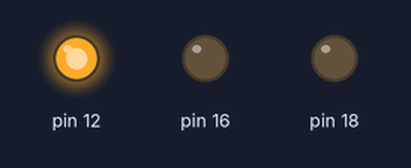
A program run on a simulated Raspberry Pi (header pin numbers). Shown: output pins drawn as LEDs (lit = HIGH).

Above: at 2.0 s.
At 5.0 s:
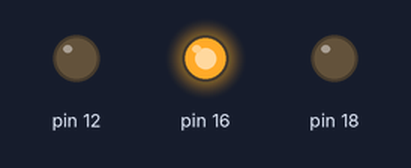
At 8.0 s:
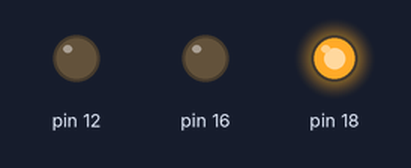
Timing chart, 0 to 13.0 s (numbered marks = the images above):
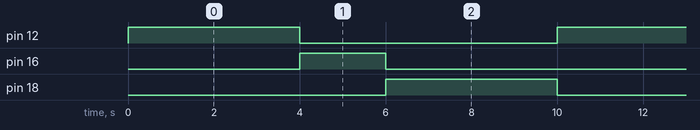

The program:

3_led_traffic_light.py
```python
import RPi.GPIO as GPIO
import time

class TrafficLight:
    def __init__(self, name, pin, duration):
        self.name = name
        self.pin = pin
        self.duration = duration
        GPIO.setup(self.pin, GPIO.OUT)

    def run(self):
        GPIO.output(self.pin, GPIO.HIGH)
        time.sleep(self.duration)
        GPIO.output(self.pin, GPIO.LOW)

def init(traffic_light_list):
    GPIO.setmode(GPIO.BOARD)
    traffic_light_list.append(TrafficLight("GREEN_LED_PIN", 12, 4))
    traffic_light_list.append(TrafficLight("YELLOW_LED_PIN", 16, 2))
    traffic_light_list.append(TrafficLight("RED_LED_PIN", 18, 4))

def main():
    traffic_light_list = list()
    init(traffic_light_list)
    try:
        while True:
            for traffic_light in traffic_light_list:
                traffic_light.run()

    except KeyboardInterrupt:
        print("Exception: keyboard interrupt")

    finally:
        GPIO.cleanup()

if __name__ == "__main__":
    main()
```

Measured:
- by itself, pin 12, pin 18: alternates HIGH for 4.0 s and LOW for 6.0 s
- by itself, pin 16: alternates HIGH for 2.0 s and LOW for 8.0 s
- by itself, everything shown: repeats every 10.0 s, in 3 steps
